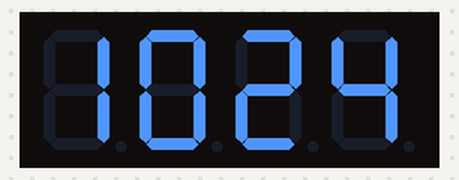
Simulated run of this sketch. Board: ESP8266 (NodeMCU). Shown: 4-digit seven-segment display. WiFi joins after 1.5 s; servers stay silent unless stated; network time is answered at once with the bench clock; the local clock reads 2024-03-15 10:24:30 at power-on unless the sketch sets it; what the sketch prints to the serial monitor is not drawn.

Above: at 1.8 s.
At 66.1 s:
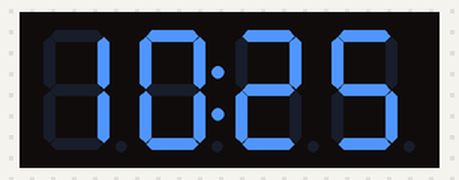
At 129.1 s:
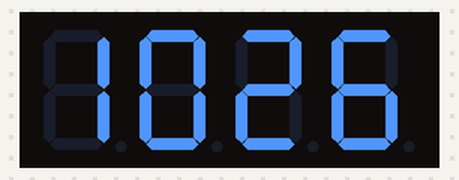

The sketch:

RealTimeTM1637NTP.ino
```cpp
#include <NTPClient.h>
#include <ESP8266WiFi.h>
#include <WiFiUdp.h>
#include <TM1637Display.h>     //

#define CLK 2                       // Define the connections pins:
#define DIO 0

TM1637Display display = TM1637Display(CLK, DIO);              // Create display object of type TM1637Display:

const char *ssid     = "Dinh Xuan Hau";
const char *password = "0981181400";

const long utcOffsetInSeconds = 19802;

// Define NTP Client to get time
WiFiUDP ntpUDP;
NTPClient timeClient(ntpUDP, "0.vn.pool.ntp.org", utcOffsetInSeconds);

void setup(){
  Serial.begin(115200);
   // Clear the display:
  display.clear();

  WiFi.begin(ssid, password);

  while ( WiFi.status() != WL_CONNECTED ) {
    delay ( 500 );
    Serial.print ( "." );
  }

  timeClient.begin();
  timeClient.setTimeOffset(+7*60*60);
}

void loop() {
  int A,B;

  timeClient.update();
  display.setBrightness(7);                   // Set the brightness:

  A = timeClient.getHours() * 100 + timeClient.getMinutes();
  B = timeClient.getSeconds();

  if((B % 2) == 0)
  {
    display.showNumberDecEx(A, 0b01000000 , false, 4, 0);
  }
  else
  {
    display.showNumberDecEx(A, 0b00000000 , false, 4, 0);
  }

}
```
